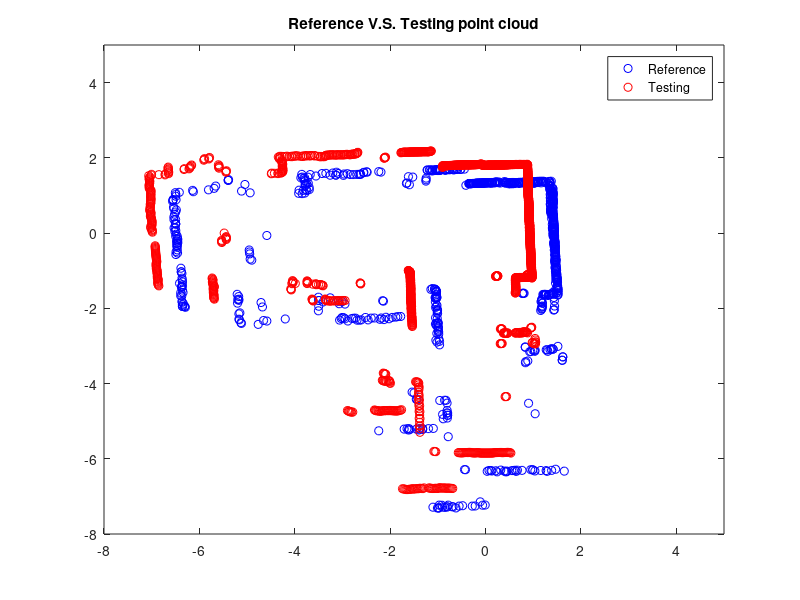
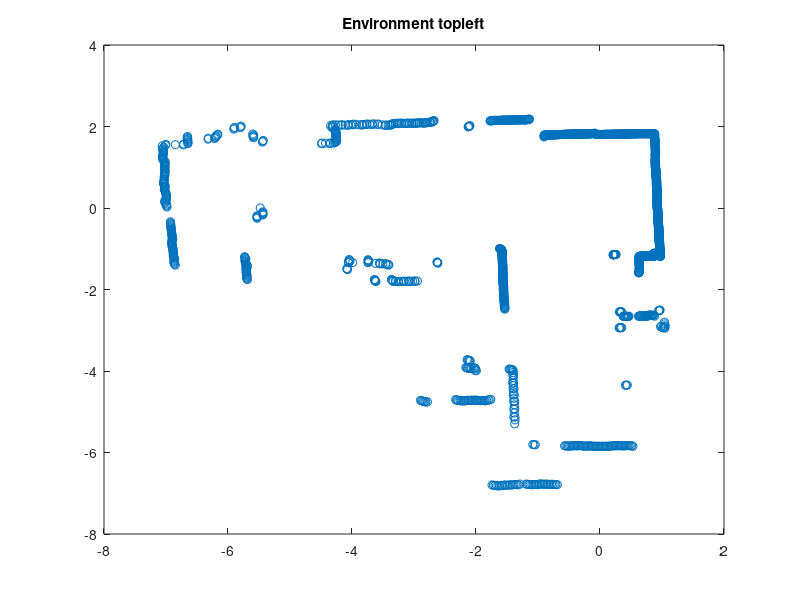

The MATLAB source for these figures, in order: (Note: this script raises an error after producing the figures.)
%ICP for environment map
%step:
%1. Load center scanresult as reference
%2. post processing coordinate;

clc
close all
clear all


load("scanresult_center.mat")
angle_min=-pi;
angle_max=pi;
angle_incre=0.00348289706;
coord=zeros([size(scanresult,1),2]);

for i=1:size(scanresult,1)
    if ~isinf(scanresult(i))
        coord(i,1:2)=scanresult(i)*[cos(angle_min+i*angle_incre),sin(angle_min+i*angle_incre)];
        
    else
        coord(i,1:2)=[0,0];
    end

end

coord=([cos(deg2rad(-90)) -sin(deg2rad(-90));sin(deg2rad(-90)),cos(deg2rad(-90))]*coord')';
temp_coord=coord((coord(:,1)~=0&coord(:,2)~=0),:);
%Ref.homocart=[temp_coord,ones([size(temp_coord,1),1])];
%load("First_ENV.mat");
load("downsampleENV.mat")
Ref.homocart=[Result(:,1),Result(:,2),ones([size(Result,1),1])];
figure(1)
plot(Ref.homocart(:,1),Ref.homocart(:,2),'o');
title('Environment Center');


load("scanresult_downright.mat")
angle_min=-pi;
angle_max=pi;
angle_incre=0.00348289706;
coord=zeros([size(scanresult,1),2]);

for i=1:size(scanresult,1)
    if ~isinf(scanresult(i))
        coord(i,1:2)=scanresult(i)*[cos(angle_min+i*angle_incre),sin(angle_min+i*angle_incre)];
        
    else
        coord(i,1:2)=[0,0];
    end

end

coord=([cos(deg2rad(-90)) -sin(deg2rad(-90));sin(deg2rad(-90)),cos(deg2rad(-90))]*coord')';
temp_coord=coord((coord(:,1)~=0&coord(:,2)~=0),:);
Test.homocart=[temp_coord,ones([size(temp_coord,1),1])];
figure(2)
plot(Test.homocart(:,1),Test.homocart(:,2),'o');
title('Environment topleft');



% %Generating sin wave
% init_theta=deg2rad(20);
% translate=[1.5,0.5];
% groundT=[translate(1,1:2),init_theta];
% t=0:0.1:2*pi;
% t_ref=0:0.1:2*pi;
% Ref.cart=[t_ref'-pi,1.5*sin(t_ref)'];
% Ref.homocart=[t_ref'-pi,1.5*sin(t_ref)',ones(size(t_ref))'];
% Test.homocart=[t'-pi,1.5*sin(t)',ones(size(t))'];
% Test.homocart=([cos(init_theta) -sin(init_theta) translate(1);sin(init_theta) cos(init_theta) translate(2);0 0 1]*Test.homocart')';







figure(1)
plot(Ref.homocart(:,1),Ref.homocart(:,2),'o','Color','b'); hold on
plot(Test.homocart(:,1),Test.homocart(:,2),'o','Color','r');hold on
title('Reference V.S. Testing point cloud')
legend('Reference','Testing')
xlim([-8 5])
ylim([-8 5])

%Construct KD-Tree for nearest neighbor tree

KDT=KDTreeSearcher(Ref.homocart(:,1:2));
KDT_idx=knnsearch(KDT,Test.homocart(:,1:2));
%plot association for every point of reference points
% figure(5)
% for i=1:size(Test.homocart,1)
%     plot([Test.homocart(i,1);Ref.homocart(KDT_idx(i),1)],[Test.homocart(i,2),Ref.homocart(KDT_idx(i),2)],'-');hold on
% end
% hold off
%Iniitializing parameter
Test_size=size(Test.homocart(:,1),1);
Test.Static=Test.homocart(:,1:2);
deltacount=[0 0 0];
deltax=[0 0 0];
x=[0;0;0];%translate x; translate y; rotate theta
Error=double.empty([0,1])
c=1;
alpha=1.9;

tic()
for z=1:50
    alpha=-(z/50)*(3.8)+1.9;
    Error_vec=(Test.homocart(:,1:2)-Ref.homocart(KDT_idx,1:2));
    Error_vec=sqrt(Error_vec(:,1).^2+Error_vec(:,2).^2);

    w_vec=(1/(c^2)*(((((Error_vec.^2)/c).^2)./abs(alpha-2))+1).^((alpha-2)/2));
    W=diag(w_vec);

    Error(end+1)=Error_vec'*W*Error_vec;
    deltacount=deltacount+deltax;
    x=x+deltax';%translate x; translate y; rotate theta
    temp_trans=ones([2,Test_size]);
    temp_trans(1,:)=x(1)*temp_trans(1,:);
    temp_trans(2,:)=x(2)*temp_trans(2,:);
    temp_rotate=([cos(x(3)) -sin(x(3))
        sin(x(3)) cos(x(3))]*(Test.Static(:,1:2)'));
    Test.transcart=(temp_trans+temp_rotate)';
    %calcualting jacobian matrix
    
    J=zeros([Test_size,3]);

    for j=1:size(Test.homocart(:,1))
        temp_den=sqrt(((Ref.homocart(KDT_idx(j),1)-Test.transcart(j,1))^2)+((Ref.homocart(KDT_idx(j),2)-Test.transcart(j,2))^2));
        J1=-(Ref.homocart(KDT_idx(j),1)-Test.transcart(j,1))/temp_den;
        J2=-(Ref.homocart(KDT_idx(j),2)-Test.transcart(j,2))/temp_den;
        temp_x=Test.homocart(j,1);
        temp_y=Test.homocart(j,2);
        J(j,1)=J1;
        J(j,2)=J2;
        J(j,3)=J1*(-sin(x(3))*temp_x-cos(x(3))*temp_y)+J2*(cos(x(3))*temp_x-sin(x(3))*temp_y);
    end
    
    % H=J'*J;
    % if det(H)<0.1
    %     disp('almost singular')
    %     break
    % end
    % [Q,R]=qr(H);
    % deltax=-(Error_vec'*J)*(inv(R)*inv(Q))';

    H=J'*(W*J);
    [Q,R]=qr(H);
    deltax=-(Error_vec'*(W*J))*(inv(R)*inv(Q));




    Test.homocart(:,1:2)=Test.transcart(:,1:2);
    %KD tree method
    KDT_idx=knnsearch(KDT,Test.homocart(:,1:2));
    %Exhaustive method
    %KDT_idx=knnsearch(Ref.homocart(:,1:2),Test.homocart(:,1:2));
    % clf
    % figure(2)
    % plot(Ref.homocart(:,1),Ref.homocart(:,2),'o','Color','b'); hold on;
    % plot(Test.homocart(:,1),Test.homocart(:,2),'o','Color','r'); hold on;
    % for i=1:size(Test.homocart,1)
    %     plot([Test.homocart(i,1);Ref.homocart(KDT_idx(i),1)],[Test.homocart(i,2),Ref.homocart(KDT_idx(i),2)],'-');hold on
    % end
    % title('Scan Match')
    % xlim([-2*pi 2*pi])
    % ylim([-2*pi 2*pi])
    % xlabel('x')
    % ylabel('y')
    % x
    % deltax
    % pause()
end
toc()
figure(3)
index_x=1:size(Error,2)-1;
plot(index_x,Error(2:end),'LineWidth',1.5)
axis([1 20 -5 400])
title('Loss function plot')
xlabel('Iteration')
ylabel('SE')
figure(2)
plot(Ref.homocart(:,1),Ref.homocart(:,2),'o','Color','b'); hold on;
plot(Test.homocart(:,1),Test.homocart(:,2),'o','Color','r'); hold on;
title('Center v.s Top left')
for i=1:size(Test.homocart,1)
    plot([Test.homocart(i,1);Ref.homocart(KDT_idx(i),1)],[Test.homocart(i,2),Ref.homocart(KDT_idx(i),2)],'-');hold on
end
xlim([-8 5])
ylim([-8 5])



%Result=[Ref.homocart(:,1:2);Test.homocart(:,1:2)];
%load("First_ENV.mat")
%Result=[Result;Test.homocart(:,1:2)];
%save("First_ENV","Result")
